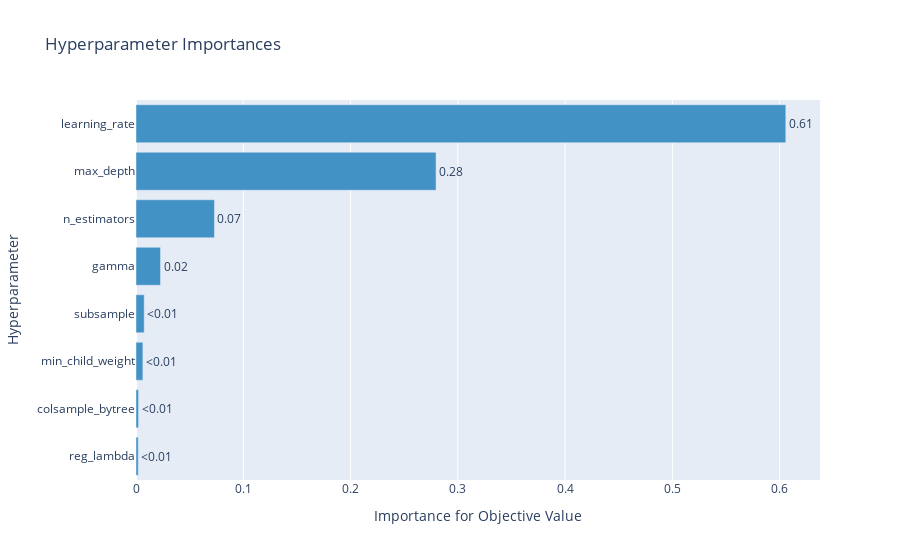

This figure's notebook cell:
### Code cell
from optuna.visualization import plot_param_importances

plot_param_importances(study)

### Figure 1 — Plotly figure (JSON) as saved in the notebook; plotly's stock layout.template omitted (floating-point values rounded to 4 significant figures)
{"data": [{"cliponaxis": false, "hovertemplate": ["reg_lambda (FloatDistribution): 0.002105763122126097<extra></extra>", "colsample_bytree (FloatDistribution): 0.0023871366073061977<extra></extra>", "min_child_weight (IntDistribution): 0.006420586210750707<extra></extra>", "subsample (FloatDistribution): 0.007637660032775839<extra></extra>", "gamma (FloatDistribution): 0.022858772092012834<extra></extra>", "n_estimators (IntDistribution): 0.07314592512873835<extra></extra>", "max_depth (IntDistribution): 0.2797123142038352<extra></extra>", "learning_rate (FloatDistribution): 0.6057318426024549<extra></extra>"], "marker": {"color": "rgb(66,146,198)"}, "orientation": "h", "text": ["<0.01", "<0.01", "<0.01", "<0.01", "0.02", "0.07", "0.28", "0.61"], "textposition": "outside", "type": "bar", "x": [0.002106, 0.002387, 0.006421, 0.007638, 0.02286, 0.07315, 0.2797, 0.6057], "y": ["reg_lambda", "colsample_bytree", "min_child_weight", "subsample", "gamma", "n_estimators", "max_depth", "learning_rate"]}], "layout": {"showlegend": false, "title": {"text": "Hyperparameter Importances"}, "xaxis": {"title": {"text": "Importance for Objective Value"}}, "yaxis": {"title": {"text": "Hyperparameter"}}}}
